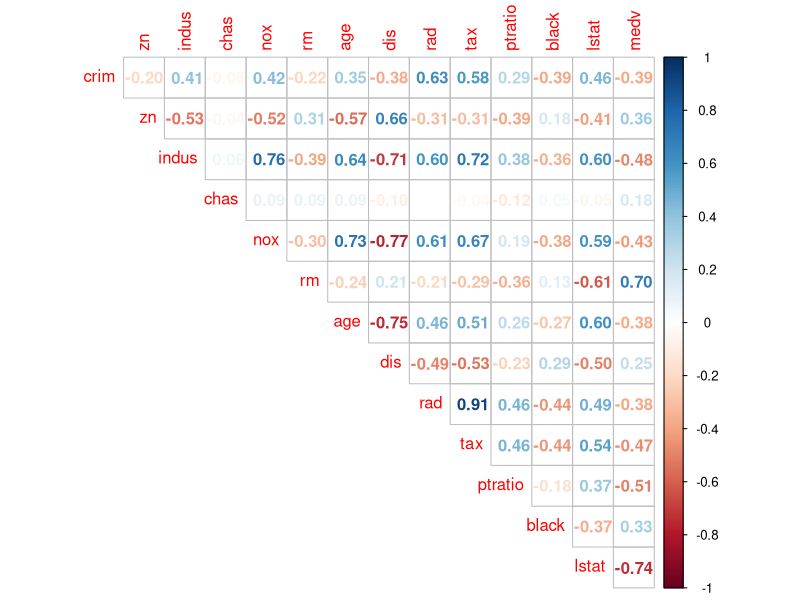
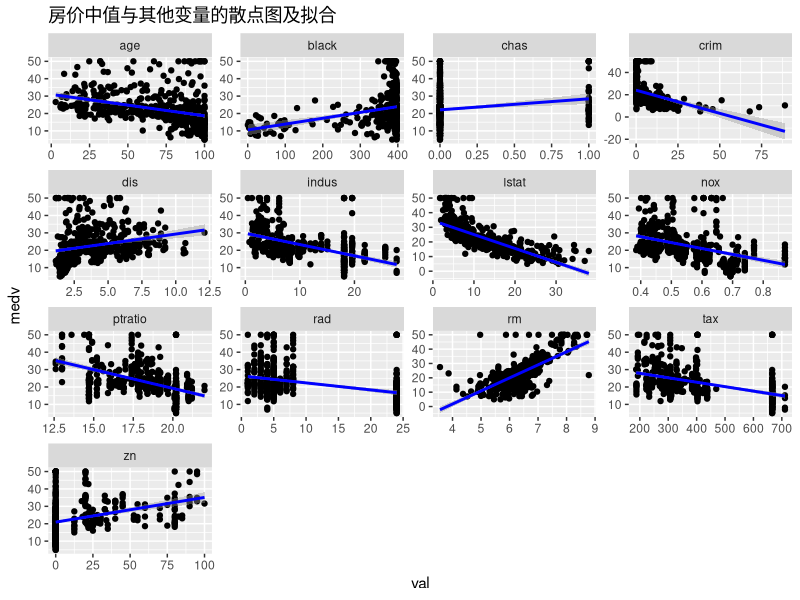
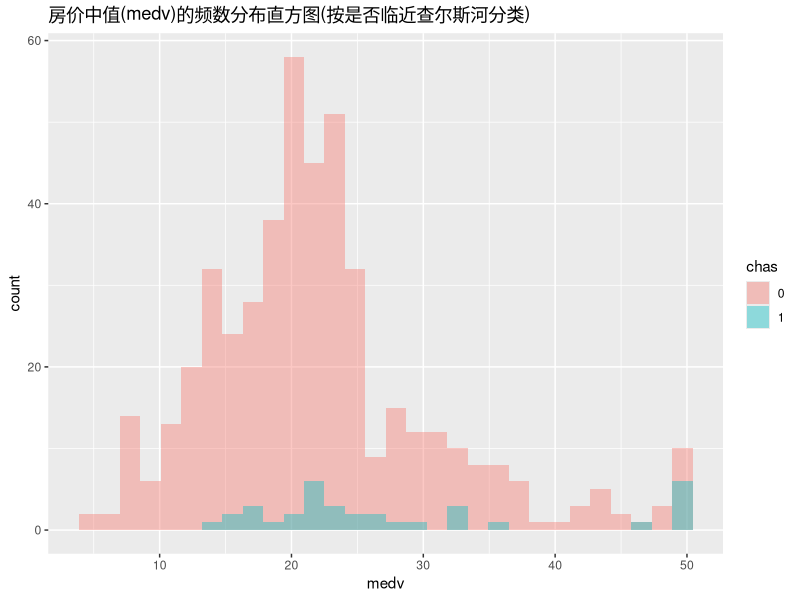
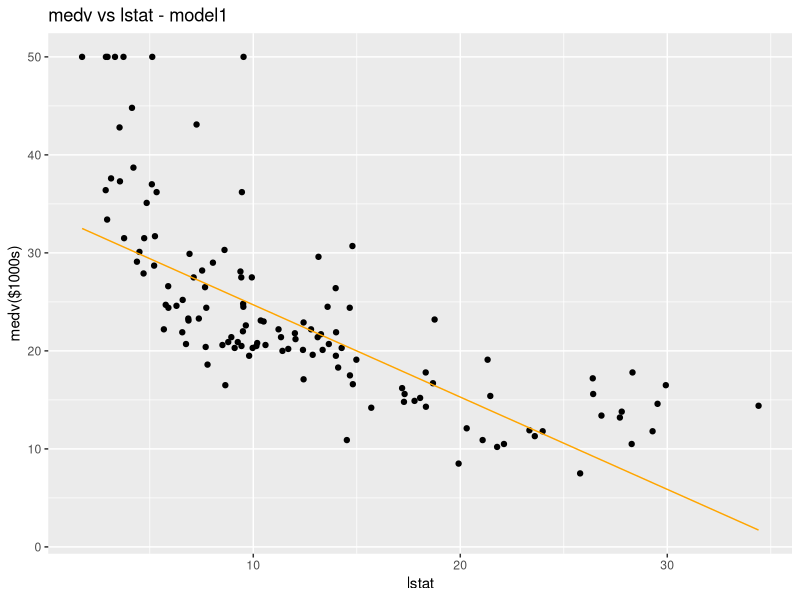
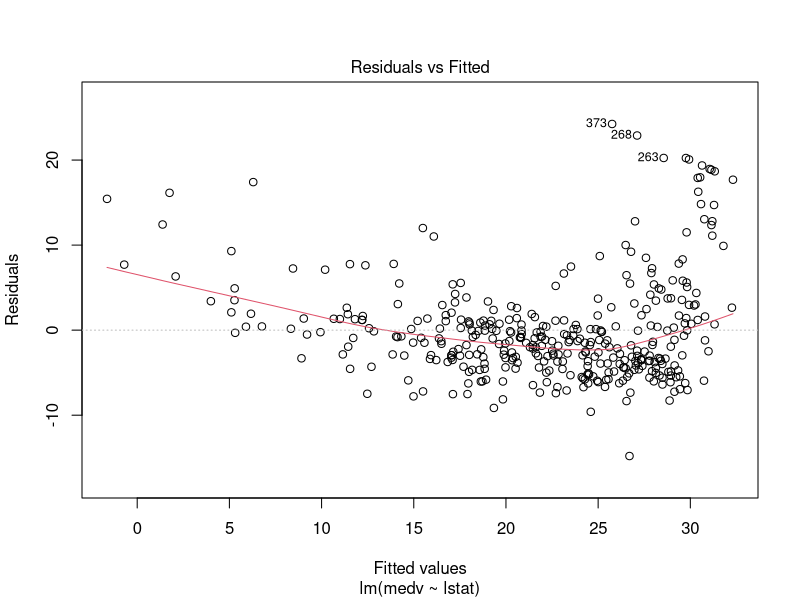
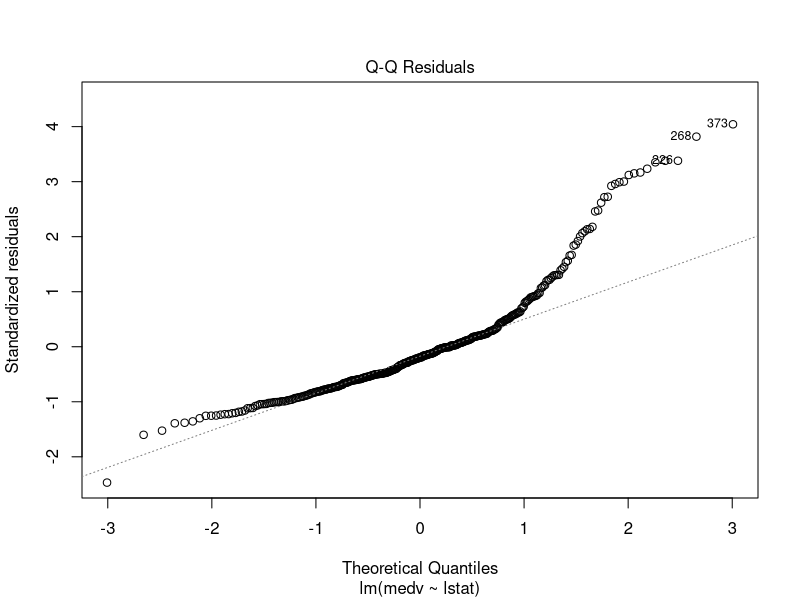
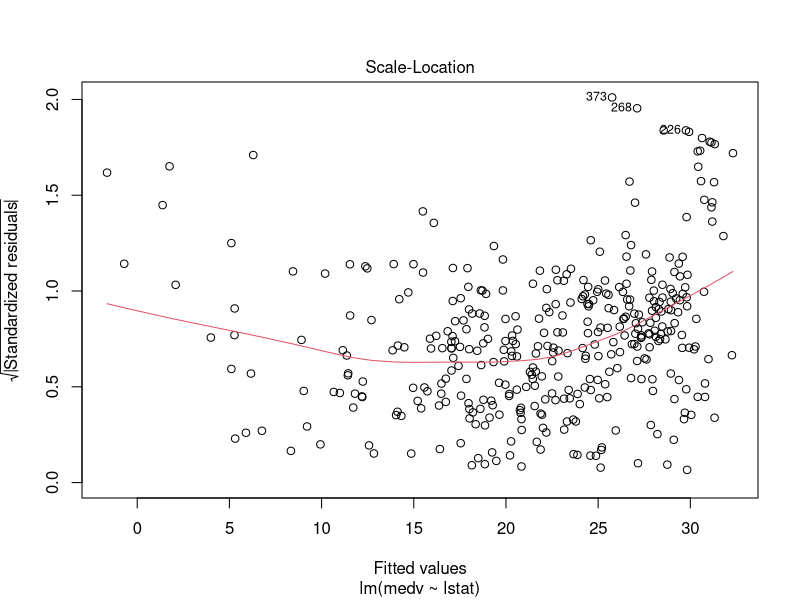
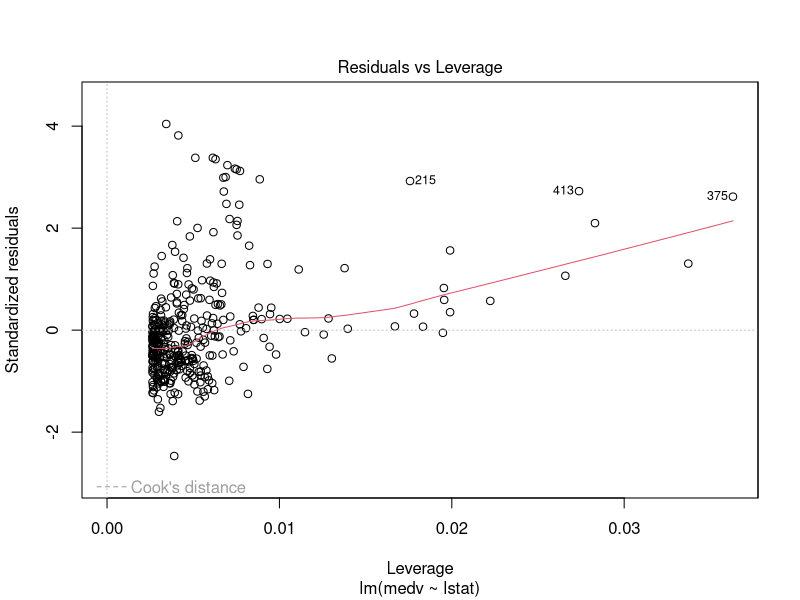

The R script that drew these images, in order:
## ---- chunk 1
knitr::opts_chunk$set(echo = TRUE)
library(tidyverse)
library(ggplot2)
library(corrplot)
## ---- chunk 2
library(MASS)
attach(Boston)
## ---- chunk 3
glimpse(Boston)
## ---- chunk 4
summary(Boston)
## ---- chunk 5
any(is.na(Boston))
any(duplicated(Boston))
## ---- chunk 6
corr_matrix<-cor(Boston)
corrplot(corr_matrix,method="number", type="upper",diag=FALSE)
## ---- chunk 7
Boston %>%
  gather(var, val, -medv) %>%
  ggplot(aes(x = val, y = medv)) +
  geom_point() +
  geom_smooth(method = "lm", se = TRUE, col = "blue") +
  facet_wrap(~var, scales = "free") +
  theme_gray() +
  ggtitle("房价中值与其他变量的散点图及拟合") 
## ---- chunk 8
Boston$chas=factor(Boston$chas)
ggplot(Boston, aes(x = medv, fill = chas)) +
  geom_histogram(position = "identity", alpha = 0.4,bins=30)+
  ggtitle("房价中值(medv)的频数分布直方图(按是否临近查尔斯河分类)")
## ---- chunk 9
summary(Boston$medv)
## ---- chunk 10
data(Boston)
smp_size<-floor(0.75*nrow(Boston))
set.seed(12)
train_index<-sample(seq_len(nrow(Boston)), size=smp_size)
Boston.train<-Boston[train_index, ]
Boston.test<-Boston[-train_index, ]
## ---- chunk 11
model.slm=lm(medv~lstat,data=Boston.train)
## ---- chunk 12
summary(model.slm)
## ---- chunk 13
library(Metrics)
model1.evaluate<-predict(model.slm, Boston.test) 
ggplot(data = Boston.test) +
  geom_point(aes(x = lstat, y = medv),col="black") +
  geom_line(aes(x = lstat, y = model1.evaluate),col="orange") +
  labs(title = "medv vs lstat - model1",
       y = "medv($1000s)",
       x = "lstat")
## ---- chunk 14
model1.rmse<-rmse(Boston.test[,14],model1.evaluate)
model1.rmse
## ---- chunk 15
plot(model.slm)
## ---- chunk 16
model.snlm=lm(medv~lstat+I(lstat^2),data=Boston.train)
## ---- chunk 17
summary(model.snlm)
## ---- chunk 18
model2.evaluate<-predict(model.snlm, Boston.test) 
ggplot(data = Boston.test) +
  geom_point(aes(x = lstat, y = medv),col="black") +
  geom_line(aes(x = lstat, y = model2.evaluate),col="orange") +
  labs(title = "medv vs lstat - model2",
       y = "medv($1000s)",
       x = "lstat")
## ---- chunk 19
model2.rmse<-rmse(Boston.test[,14],model2.evaluate)
model2.rmse
## ---- chunk 20
plot(model.snlm)
## ---- chunk 21
model.mrm=lm(medv~crim+zn+indus+chas+nox+rm+age+dis+rad+tax+
               ptratio+black+lstat+I(lstat^2),data=Boston.train)
## ---- chunk 22
summary(model.mrm)
## ---- chunk 23
model3.evaluate<-predict(model.mrm, Boston.test) 
ggplot(data = Boston.test) +
  geom_point(aes(x = lstat, y = medv),col="black") +
  geom_line(aes(x = lstat, y = model3.evaluate),col="orange") +
  labs(title = "medv vs lstat - model3",
       y = "medv($1000s)",
       x = "lstat")
## ---- chunk 24
model3.rmse<-rmse(Boston.test[,14],model3.evaluate)
model3.rmse
## ---- chunk 25
plot(model.mrm)
## ---- chunk 26
library(mgcv)
model.gam.0 <- gam(medv ~ s(crim) + s(zn) + s(indus) + s(nox) +
                   s(rm) + s(age) + s(dis) + 
                   s(tax) + s(ptratio) + s(black) + 
                   s(lstat) + chas + rad, data = Boston.train)
summary(model.gam.0)
## ---- chunk 27
model.gam.1 <- gam(medv ~ s(crim) + zn  + s(nox) +
                   s(rm) + age + s(dis) + 
                   s(tax) + ptratio + black + 
                   s(lstat) + chas + rad, data = Boston.train)
summary(model.gam.1)
## ---- chunk 28
model.gam <- gam(medv ~ s(crim)  + s(nox) +s(rm) + s(dis) + 
            s(tax) + ptratio + s(lstat)  + rad, 
            data = Boston.train)
summary(model.gam)
## ---- chunk 29
plot(model.gam, shade = TRUE, seWithMean = TRUE, scale = 0)
## ---- chunk 30
model4.evaluate<-predict(model.gam, Boston.test) 
ggplot(data = Boston.test) +
  geom_point(aes(x = lstat, y = medv),col="black") +
  geom_line(aes(x = lstat, y = model4.evaluate),col="orange") +
  labs(title = "medv vs lstat - model4",
       y = "medv($1000s)",
       x = "lstat")
## ---- chunk 31
model4.rmse<-rmse(Boston.test[,14],model4.evaluate)
model4.rmse
